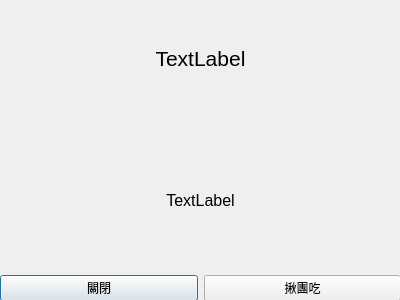
<?xml version="1.0" encoding="UTF-8"?>
<ui version="4.0">
 <class>Dialog</class>
 <widget class="QDialog" name="Dialog">
  <property name="geometry">
   <rect>
    <x>0</x>
    <y>0</y>
    <width>400</width>
    <height>300</height>
   </rect>
  </property>
  <property name="minimumSize">
   <size>
    <width>400</width>
    <height>0</height>
   </size>
  </property>
  <property name="windowTitle">
   <string>Dialog</string>
  </property>
  <widget class="QWidget" name="verticalLayoutWidget">
   <property name="geometry">
    <rect>
     <x>0</x>
     <y>-10</y>
     <width>401</width>
     <height>311</height>
    </rect>
   </property>
   <layout class="QVBoxLayout" name="verticalLayout">
    <item>
     <widget class="QLabel" name="restaurantName">
      <property name="text">
       <string>&lt;html&gt;&lt;head/&gt;&lt;body&gt;&lt;p align=&quot;center&quot;&gt;&lt;span style=&quot; font-size:16pt;&quot;&gt;TextLabel&lt;/span&gt;&lt;/p&gt;&lt;/body&gt;&lt;/html&gt;</string>
      </property>
     </widget>
    </item>
    <item>
     <widget class="QLabel" name="restaurantInfo">
      <property name="text">
       <string>&lt;html&gt;&lt;head/&gt;&lt;body&gt;&lt;p align=&quot;center&quot;&gt;&lt;span style=&quot; font-size:12pt;&quot;&gt;TextLabel&lt;/span&gt;&lt;/p&gt;&lt;/body&gt;&lt;/html&gt;</string>
      </property>
     </widget>
    </item>
    <item>
     <layout class="QHBoxLayout" name="horizontalLayout">
      <item>
       <widget class="QPushButton" name="pushButton">
        <property name="text">
         <string>關閉</string>
        </property>
       </widget>
      </item>
      <item>
       <widget class="QPushButton" name="teamUpBtn">
        <property name="text">
         <string>揪團吃</string>
        </property>
       </widget>
      </item>
     </layout>
    </item>
   </layout>
  </widget>
 </widget>
 <resources/>
 <connections/>
</ui>
